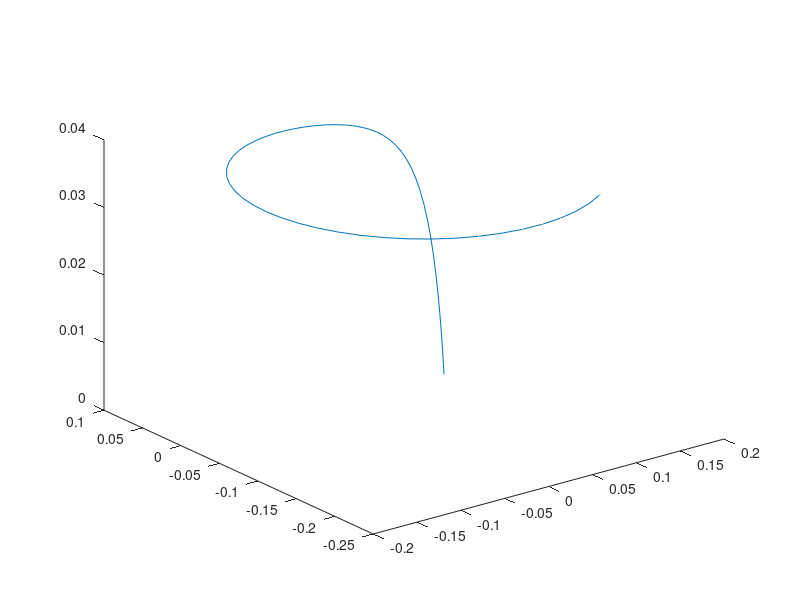

This figure's MATLAB source: (Note: this script raises an error after producing the figure.)
clc
clear all
close all

N = 500;
h = 0.01;

x0 = 0.1;
y0 = 0.0;
z0 = 0.0;

global a b c
a = 0.2;
b = 0.2;
c = 5.7;
dy = zeros(3,1);

f=@(tt,dy)[-dy(2)-dy(3);dy(1)+a*dy(2);b+dy(3)*(dy(1)-c)];

[t1 y1] = ode45(f,[0 h*N],[x0; y0; z0]);
plot3(y1(:,1),y1(:,2),y1(:,3))

[t2 y2] = my45(f,[0 h*N],[x0; y0; z0]);
hold on
plot3(y2(1,:),y2(2,:),y2(3,:),'g')
xlabel('x')
ylabel('y')
zlabel('z')
title('problem 2')
legend('ode45','my45')